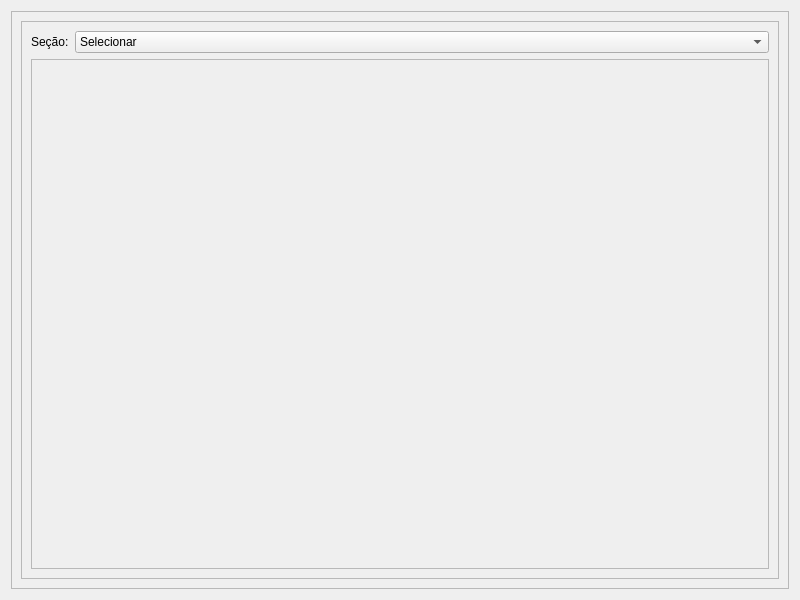
<?xml version="1.0" encoding="UTF-8"?>
<ui version="4.0">
 <class>relatorio_de_produtos</class>
 <widget class="QWidget" name="relatorio_de_produtos">
  <property name="geometry">
   <rect>
    <x>0</x>
    <y>0</y>
    <width>800</width>
    <height>600</height>
   </rect>
  </property>
  <property name="minimumSize">
   <size>
    <width>800</width>
    <height>600</height>
   </size>
  </property>
  <property name="windowTitle">
   <string>Form</string>
  </property>
  <layout class="QVBoxLayout" name="verticalLayout_2">
   <item>
    <widget class="QScrollArea" name="scrollArea">
     <property name="widgetResizable">
      <bool>true</bool>
     </property>
     <widget class="QWidget" name="scrollAreaWidgetContents">
      <property name="geometry">
       <rect>
        <x>0</x>
        <y>0</y>
        <width>780</width>
        <height>580</height>
       </rect>
      </property>
      <layout class="QVBoxLayout" name="verticalLayout">
       <item>
        <widget class="QScrollArea" name="scrollArea_2">
         <property name="widgetResizable">
          <bool>true</bool>
         </property>
         <widget class="QWidget" name="scrollAreaWidgetContents_2">
          <property name="geometry">
           <rect>
            <x>0</x>
            <y>0</y>
            <width>760</width>
            <height>560</height>
           </rect>
          </property>
          <layout class="QVBoxLayout" name="verticalLayout_4">
           <item>
            <layout class="QHBoxLayout" name="horizontalLayout">
             <item>
              <layout class="QVBoxLayout" name="verticalLayout_3">
               <item>
                <layout class="QFormLayout" name="formLayout">
                 <item row="0" column="0">
                  <widget class="QLabel" name="label">
                   <property name="text">
                    <string>Seção:</string>
                   </property>
                  </widget>
                 </item>
                 <item row="0" column="1">
                  <widget class="QComboBox" name="comboBox">
                   <item>
                    <property name="text">
                     <string>Selecionar</string>
                    </property>
                   </item>
                   <item>
                    <property name="text">
                     <string>Açougue e Frios</string>
                    </property>
                   </item>
                   <item>
                    <property name="text">
                     <string>Bebidas</string>
                    </property>
                   </item>
                   <item>
                    <property name="text">
                     <string>Limpeza</string>
                    </property>
                   </item>
                   <item>
                    <property name="text">
                     <string>Mercearia</string>
                    </property>
                   </item>
                   <item>
                    <property name="text">
                     <string>Padaria</string>
                    </property>
                   </item>
                  </widget>
                 </item>
                </layout>
               </item>
               <item>
                <widget class="QTableWidget" name="tableWidget_Produtos">
                 <property name="enabled">
                  <bool>false</bool>
                 </property>
                 <property name="editTriggers">
                  <set>QAbstractItemView::NoEditTriggers</set>
                 </property>
                 <property name="alternatingRowColors">
                  <bool>true</bool>
                 </property>
                 <property name="sortingEnabled">
                  <bool>false</bool>
                 </property>
                </widget>
               </item>
              </layout>
             </item>
            </layout>
           </item>
          </layout>
         </widget>
        </widget>
       </item>
      </layout>
     </widget>
    </widget>
   </item>
  </layout>
 </widget>
 <resources/>
 <connections/>
</ui>
